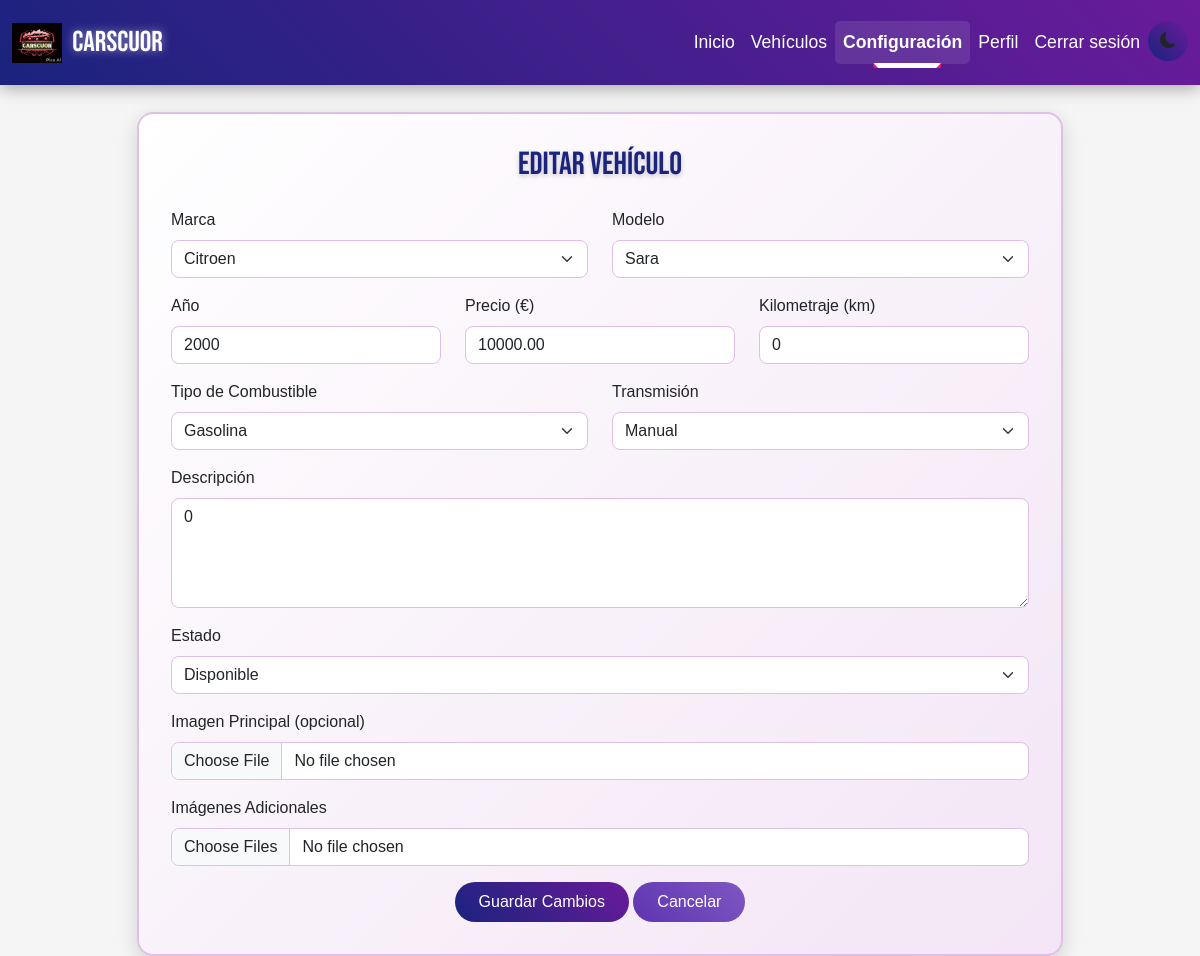
The page /editar_vehiculo.php?id_vehiculo=5 (signed in) on the database its author committed.
### tables this page shows
CREATE TABLE `Vehiculos` (
  `id_vehiculo` int NOT NULL,
  `marca` int NOT NULL,
  `modelo` int NOT NULL,
  `año` int NOT NULL,
  `precio` decimal(10,2) NOT NULL,
  `kilometraje` int NOT NULL,
  `tipo_combustible` enum('Gasolina','Diesel','Eléctrico','Híbrido') NOT NULL,
  `transmision` enum('Manual','Automática') NOT NULL,
  `descripcion` text,
  `imagen` varchar(255) DEFAULT NULL,
  `estado` enum('disponible','reservado') NOT NULL
);

CREATE TABLE `Marcas` (
  `id_marca` int NOT NULL,
  `nombre` varchar(100) NOT NULL
);

CREATE TABLE `Modelos` (
  `id_modelo` int NOT NULL,
  `id_marca` int NOT NULL,
  `nombre` varchar(100) NOT NULL,
  `foto_modelo` varchar(255) DEFAULT NULL
);

### editar_vehiculo.php (the view, shortened to what this page needs)
<?php
require_once 'conexion.php';
$id_vehiculo = (int)$_GET['id_vehiculo'];
$stmt = $conn->prepare("
    SELECT v.*, m.id_marca, mo.id_modelo, mo.nombre AS nombre_modelo
    FROM Vehiculos v
    JOIN Marcas m ON v.marca = m.id_marca
    JOIN Modelos mo ON v.modelo = mo.id_modelo
    WHERE v.id_vehiculo = ?
");
$stmt->bind_param('i', $id_vehiculo);
$stmt->execute();
$result = $stmt->get_result();
$vehiculo = $result->fetch_assoc();
$marcas = $conn->query("SELECT id_marca, nombre FROM Marcas ORDER BY nombre")->fetch_all(MYSQLI_ASSOC);
?>
<!DOCTYPE html>
<html lang="es" data-theme="<?= htmlspecialchars($_SESSION['theme']) ?>">
<head>
    <link href="https://cdn.jsdelivr.net/npm/bootstrap@5.3.0-alpha1/dist/css/bootstrap.min.css" rel="stylesheet">
    <link href="https://cdn.jsdelivr.net/npm/bootstrap-icons/font/bootstrap-icons.css" rel="stylesheet">
</head>
<body>
    <nav class="navbar navbar-expand-lg fixed-top">
        <div class="container-fluid">
            <a class="navbar-brand" href="index.php">
                <img src="images/logo.png" alt="Logo Vehículos" style="height: 40px;">
                CarsCuor
            </a>
            <div class="collapse navbar-collapse" id="navbarNav">
                <ul class="navbar-nav ms-auto">
                    <li class="nav-item">
                        <a class="nav-link <?= basename($_SERVER['PHP_SELF']) === 'index.php' ? 'active' : '' ?>" href="index.php">Inicio</a>
                    </li>
                    <li class="nav-item">
                        <a class="nav-link <?= basename($_SERVER['PHP_SELF']) === 'coches.php' ? 'active' : '' ?>" href="coches.php">Vehículos</a>
                    </li>
                    <?php if (isset($_SESSION['role']) && $_SESSION['role'] === 'administrador'): ?>
                        <li class="nav-item dropdown">
                            <a class="nav-link dropdown-toggle <?= in_array(basename($_SERVER['PHP_SELF']), ['gestion_marcas.php', 'gestion_modelos.php', 'listar_todo.php', 'ventas.php', 'editar_vehiculo.php']) ? 'active' : '' ?>" href="#" id="navbarDropdown" role="button" data-bs-toggle="dropdown" aria-expanded="false">
                                Configuración
                            </a>
                        </li>
                    <?php endif; ?>
                    <?php if (isset($_SESSION['id_usuario'])): ?>
                        <li class="nav-item">
                            <a class="nav-link <?= basename($_SERVER['PHP_SELF']) === 'perfil.php' ? 'active' : '' ?>" href="perfil.php">Perfil</a>
                        </li>
                        <li class="nav-item">
                            <a class="nav-link" href="logout.php">Cerrar sesión</a>
                        </li>
                    <?php endif; ?>
                    <li class="nav-item">
                        <button id="darkModeToggle" class="btn">
                            <i class="bi <?= $_SESSION['theme'] === 'dark' ? 'bi-sun-fill' : 'bi-moon-fill' ?>"></i>
                        </button>
                    </li>
                </ul>
            </div>
        </div>
    </nav>
    <div class="container">
        <div class="row justify-content-center">
            <div class="col-md-10">
                <div class="form-container">
                    <h2 class="text-center mb-4">Editar Vehículo</h2>
                    <form method="POST" enctype="multipart/form-data">
                        <div class="row mb-3">
                            <div class="col-md-6">
                                <label for="marca" class="form-label">Marca</label>
                                <select id="marca" name="marca" class="form-select" required>
                                    <?php foreach ($marcas as $marca): ?>
                                        <option value="<?= $marca['id_marca'] ?>" <?= $marca['id_marca'] == $vehiculo['marca'] ? 'selected' : '' ?>>
                                            <?= htmlspecialchars($marca['nombre']) ?>
                                        </option>
                                    <?php endforeach; ?>
                                </select>
                            </div>
                            <div class="col-md-6">
                                <label for="modelo" class="form-label">Modelo</label>
                                <select id="modelo" name="modelo" class="form-select" required>
                                    <option value="<?= $vehiculo['modelo'] ?>"><?= htmlspecialchars($vehiculo['nombre_modelo']) ?></option>
                                </select>
                            </div>
                        </div>
                        <div class="row mb-3">
                            <div class="col-md-4">
                                <label for="año" class="form-label">Año</label>
                                <input type="number" id="año" name="año" class="form-control" value="<?= htmlspecialchars($vehiculo['año']) ?>" required>
                            </div>
                            <div class="col-md-4">
                                <label for="precio" class="form-label">Precio (€)</label>
                                <input type="number" id="precio" name="precio" class="form-control" step="0.01" value="<?= htmlspecialchars($vehiculo['precio']) ?>" required>
                            </div>
                            <div class="col-md-4">
                                <label for="kilometraje" class="form-label">Kilometraje (km)</label>
                                <input type="number" id="kilometraje" name="kilometraje" class="form-control" value="<?= htmlspecialchars($vehiculo['kilometraje']) ?>" required>
                            </div>
                        </div>
                        <div class="row mb-3">
                            <div class="col-md-6">
                                <label for="tipo_combustible" class="form-label">Tipo de Combustible</label>
                                <select id="tipo_combustible" name="tipo_combustible" class="form-select" required>
                                    <option value="Gasolina" <?= $vehiculo['tipo_combustible'] === 'Gasolina' ? 'selected' : '' ?>>Gasolina</option>
                                </select>
                            </div>
                            <div class="col-md-6">
                                <label for="transmision" class="form-label">Transmisión</label>
                                <select id="transmision" name="transmision" class="form-select" required>
                                    <option value="Manual" <?= $vehiculo['transmision'] === 'Manual' ? 'selected' : '' ?>>Manual</option>
                                </select>
                            </div>
                        </div>
                        <div class="mb-3">
                            <label for="descripcion" class="form-label">Descripción</label>
                            <textarea id="descripcion" name="descripcion" class="form-control" rows="4"><?= htmlspecialchars($vehiculo['descripcion'] ?? '') ?></textarea>
                        </div>
                        <div class="mb-3">
                            <label for="estado" class="form-label">Estado</label>
                            <select id="estado" name="estado" class="form-select" required>
                                <option value="disponible" <?= $vehiculo['estado'] === 'disponible' ? 'selected' : '' ?>>Disponible</option>
                            </select>
                        </div>
                        <div class="mb-3">
                            <label for="imagen_principal" class="form-label">Imagen Principal (opcional)</label>
                            <input type="file" id="imagen_principal" name="imagen_principal" class="form-control" accept="image/jpeg,image/png,image/gif">
                        </div>
                        <div class="mb-3">
                            <label class="form-label">Imágenes Adicionales</label>
                            <input type="file" name="imagenes_adicionales[]" class="form-control" accept="image/jpeg,image/png,image/gif" multiple>
                        </div>
                        <div class="text-center">
                            <button type="submit" class="btn btn-primary">Guardar Cambios</button>
                            <a href="coches.php" class="btn btn-secondary">Cancelar</a>
                        </div>
                    </form>
                </div>
            </div>
        </div>
    </div>
</body>
</html>

### editar_vehiculo.php (style rules this page uses)
body { padding-top: 80px; background: #f5f5f5; transition: background-color 0.3s ease; font-family: 'Arial', sans-serif; }
.navbar { background: linear-gradient(45deg, #1a237e, #6a1b9a); box-shadow: 0 4px 15px rgba(0, 0, 0, 0.3); padding: 1rem 0; }
.navbar-brand { font-family: 'Bebas Neue', sans-serif; font-size: 1.8rem; color: #fff; text-shadow: 0 0 10px rgba(255, 255, 255, 0.5); transition: transform 0.3s ease; display: flex; align-items: center; }
.navbar-brand img { margin-right: 10px; }
.nav-link { color: #fff !important; font-size: 1.1rem; padding: 0.5rem 1rem; position: relative; transition: all 0.3s ease; }
.nav-link.active { font-weight: bold; color: #fff !important; background: rgba(255, 255, 255, 0.1); border-radius: 5px; }
.nav-link.active::after { content: ''; position: absolute; bottom: -4px; left: 50%; transform: translateX(-50%); width: 50%; height: 3px; background: #e91e63; border-radius: 2px; }
.form-container { background: linear-gradient(135deg, #ffffff, #f3e5f5); border: 2px solid #e1bee7; border-radius: 16px; box-shadow: 0 6px 20px rgba(0, 0, 0, 0.15); padding: 2rem; margin-top: 2rem; transition: transform 0.3s ease; }
.form-container h2 { font-family: 'Bebas Neue', sans-serif; color: #1a237e; text-shadow: 0 2px 5px rgba(0, 0, 0, 0.2); }
.form-control, .form-select { border: 1px solid #e1bee7; border-radius: 8px; transition: border-color 0.3s ease; }
.btn-primary { background: linear-gradient(45deg, #1a237e, #6a1b9a); border: none; border-radius: 50px; padding: 0.5rem 1.5rem; transition: transform 0.3s ease, box-shadow 0.3s ease; }
.btn-secondary { background: linear-gradient(45deg, #5e35b1, #7e57c2); border: none; border-radius: 50px; padding: 0.5rem 1.5rem; transition: transform 0.3s ease, box-shadow 0.3s ease; }
#darkModeToggle { background: linear-gradient(45deg, #1a237e, #6a1b9a); border: none; border-radius: 50%; width: 40px; height: 40px; display: flex; align-items: center; justify-content: center; transition: transform 0.3s ease, box-shadow 0.3s ease; }

### rows shown on the page
vehiculos: marca "Citroen", modelo "Sara", año "2000", precio "10000.00", kilometraje "0", tipo_combustible "Gasolina", transmision "Manual", descripcion "0", estado "Disponible"
